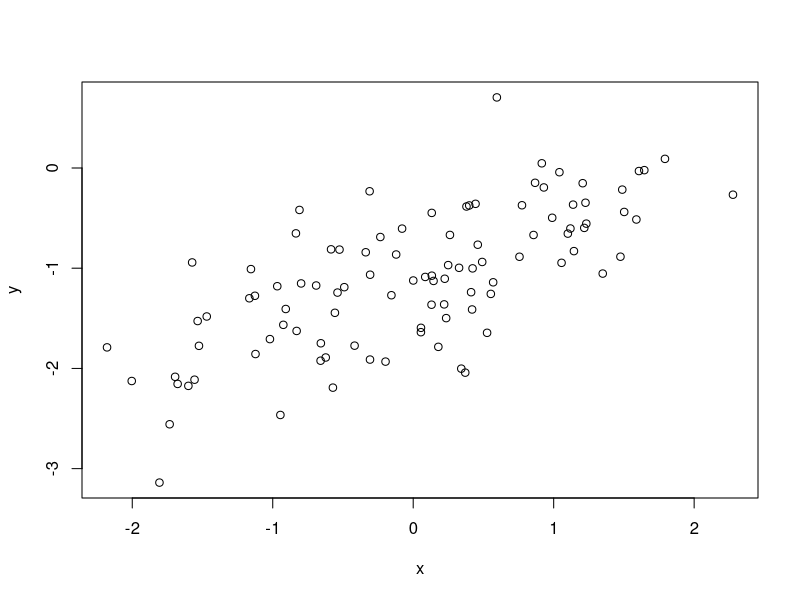
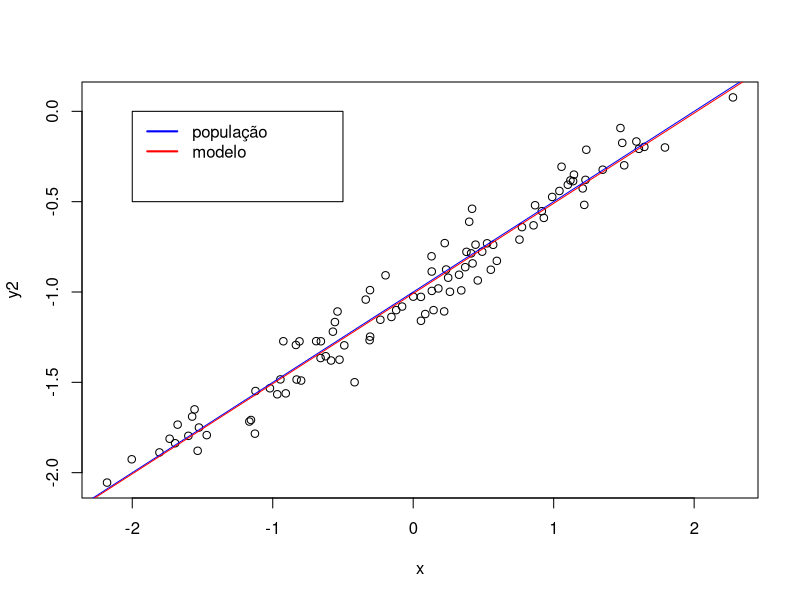
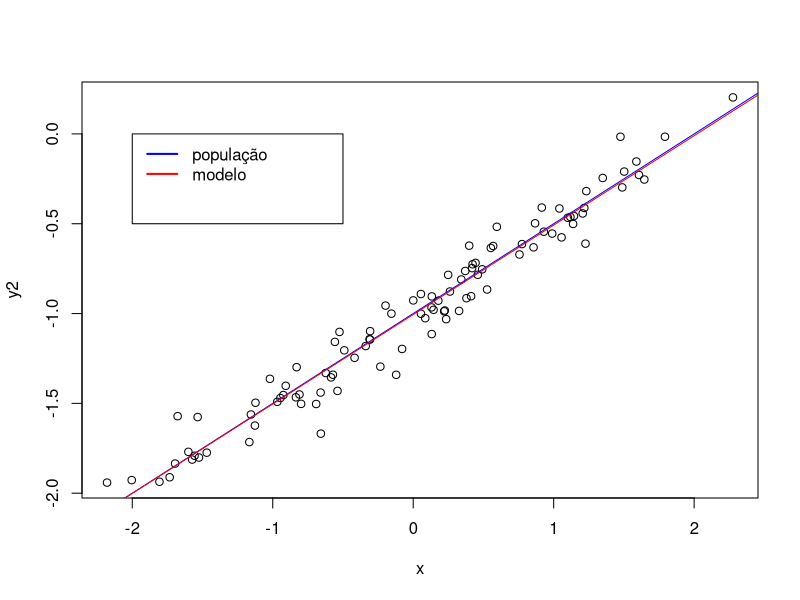
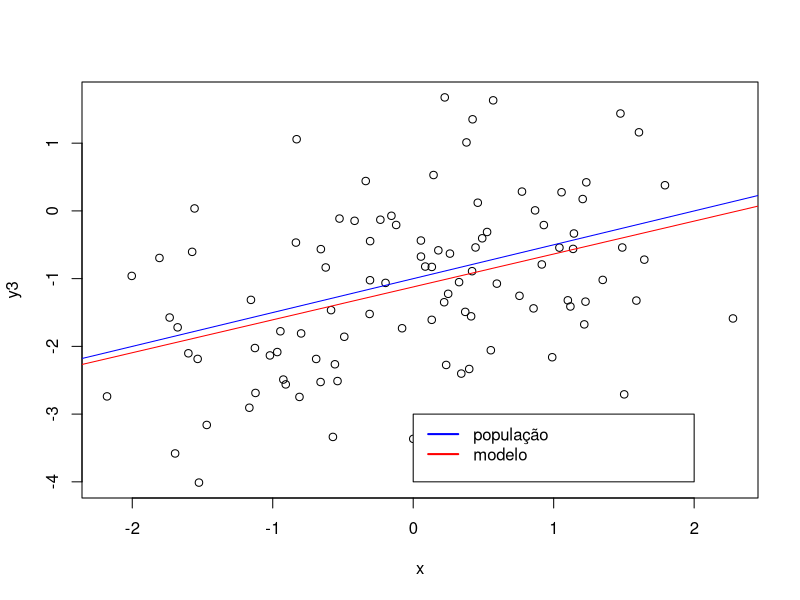

The R source for these figures, in order:
## ---- chunk 1
x <- rnorm(100)  # mean=0, sd=1 is default
## ---- chunk 2
norm <- rnorm(100, sd=0.25^0.5)
## ---- chunk 3
y <- -1 + 0.5*x + norm
length(y) # o vetor é 100

## ---- chunk 4
plot(x,y) # é linear e a relação é positiva
## ---- chunk 5
eps2 <- rnorm(100, sd=0.1)  
y2 <- -1 + 0.5*x + eps2
reg2 <- lm(y2 ~ x)
summary(reg2)
plot(x, y2)
abline(-1, 0.5, col="blue") 
abline(reg2, col="red")  
legend(x = c(-2,-0.5),
       y = c(-0.5,0),
       legend = c("população", "modelo"),
       col = c("blue","red"), lwd=2 )
## ---- chunk 6
eps2 <- rnorm(100, sd=0.1) 
y2 <- -1 + 0.5*x + eps2
reg3<- lm(y2 ~ x)
summary(reg3)
plot(x, y2)
abline(-1, 0.5, col="blue")   
abline(reg3, col="red")    
legend(x = c(-2,-0.5),
       y = c(-0.5,0),
       legend = c("população", "modelo"),
       col = c("blue","red"), lwd=2 )
## ---- chunk 7
eps3 <- rnorm(100, sd=1)  
y3 <- -1 + 0.5*x + eps3
reg4 <- lm(y3 ~ x)
summary(reg4)
plot(x, y3)
abline(-1, 0.5, col="blue")   
abline(reg4, col="red")    
legend(x = c(0,2),
       y = c(-4,-3),
       legend = c("população", "modelo"),
       col = c("blue","red"), lwd=2 )
## ---- chunk 8
confint(reg2)
confint(reg3)
confint(reg4)
